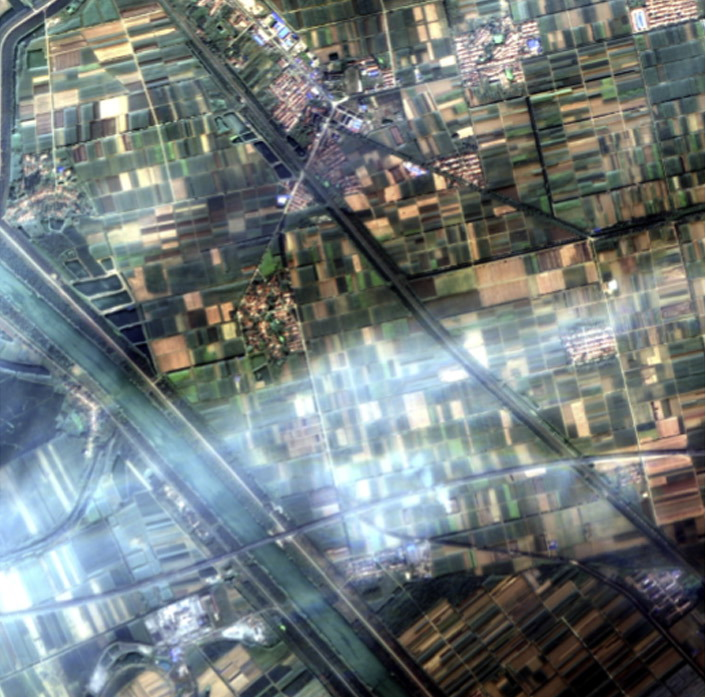
%> input picture data1/1.jpg, 706 x 697 px
$ octave --eval "result = homofilter(imread('data1/1.jpg'));"   (GNU Octave 9; MATLAB toolbox functions it lacks are replaced by stand-ins)
%> lines starting %> are read from the running program, lines starting %| are printed output that depends on the picture
function Ihmf_2=homofilter(I)
I = im2double(I);
I = log(1 + I);
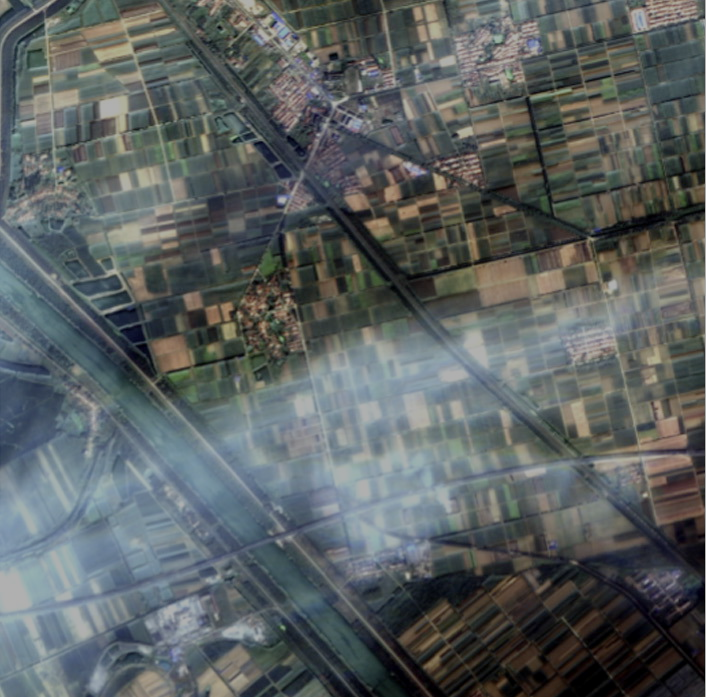
%> I: size 697x706x3 double; mean R, G, B 0.357, 0.38, 0.381
M = 2*size(I,1) + 1;
%> M = 1395
N = 2*size(I,2) + 1;
%> N = 1413

sigma = 10;

[X, Y] = meshgrid(1:N,1:M);
centerX = ceil(N/2);
%> centerX = 707
centerY = ceil(M/2);
%> centerY = 698
gaussianNumerator = (X - centerX).^2 + (Y - centerY).^2;
H = exp(-gaussianNumerator./(2*sigma.^2));
H = 1 - H;
H = fftshift(H);

If = fft2(I, M, N);
Iout = real(ifft2(H.*If));
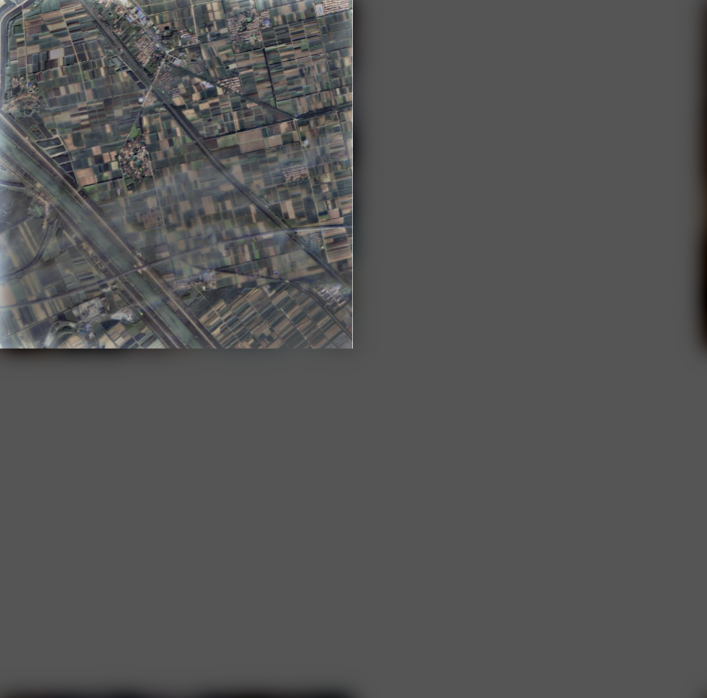
%> Iout: size 1395x1413x3 double (shown at 1/2 size); mean R, G, B 0.000887, 0.000943, 0.000945; drawn with min black and max white
Iout = Iout(1:size(I,1),1:size(I,2));
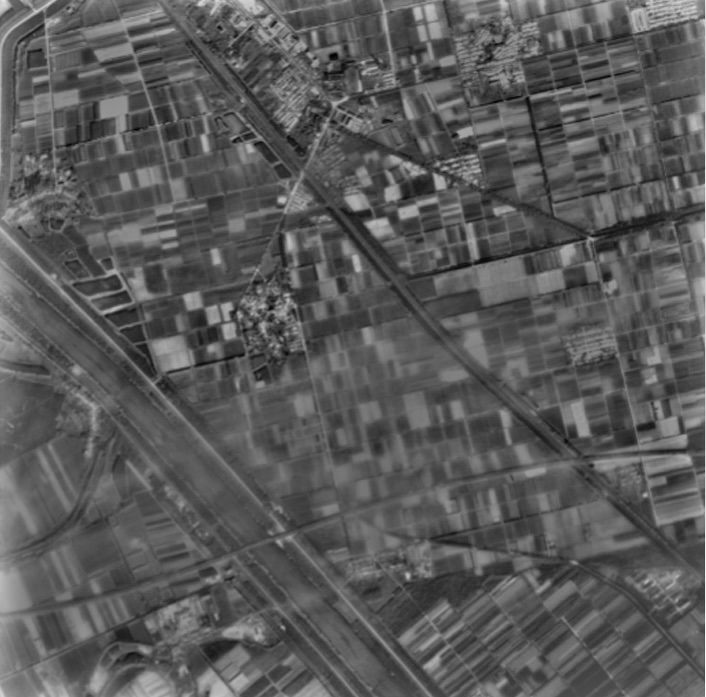
%> Iout: size 697x706 double; min -0.332, max 0.66, mean 0.0198; drawn with min black and max white
Ihmf_2 = exp(Iout) - 1;
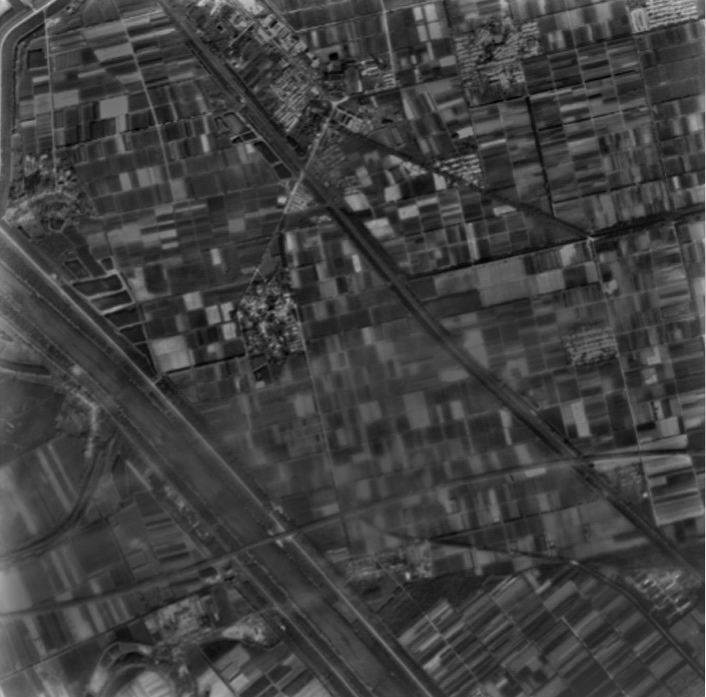
%> Ihmf_2: size 697x706 double; min -0.282, max 0.935, mean 0.0257; drawn with min black and max white

% [9 lines of commented-out code are left out]

$ run again, on data1/10.jpg
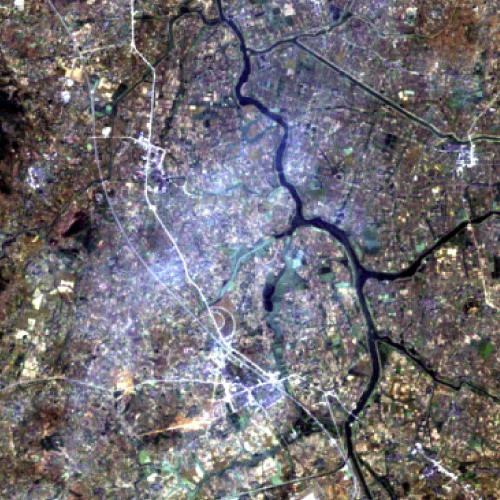
%> input picture data1/10.jpg, 500 x 500 px
%> in homofilter, `Iout = Iout(1:size(I,1),1:size(I,2));`:
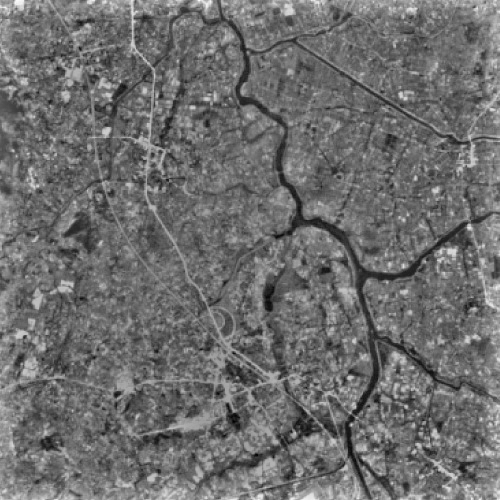
%> Iout: size 500x500 double; min -0.376, max 0.541, mean 0.0201; drawn with min black and max white
%> in homofilter, `Ihmf_2 = exp(Iout) - 1;`:
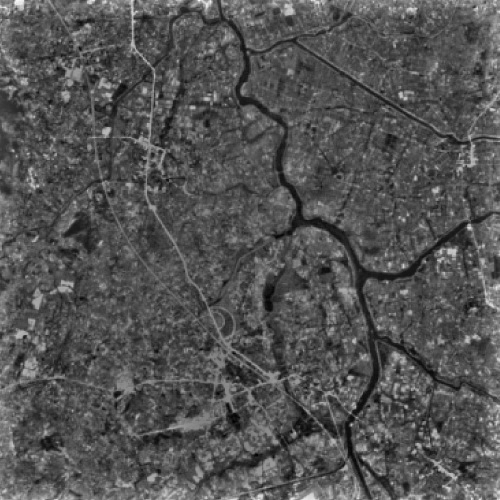
%> Ihmf_2: size 500x500 double; min -0.313, max 0.718, mean 0.0262; drawn with min black and max white

$ run again, on data1/11.jpg
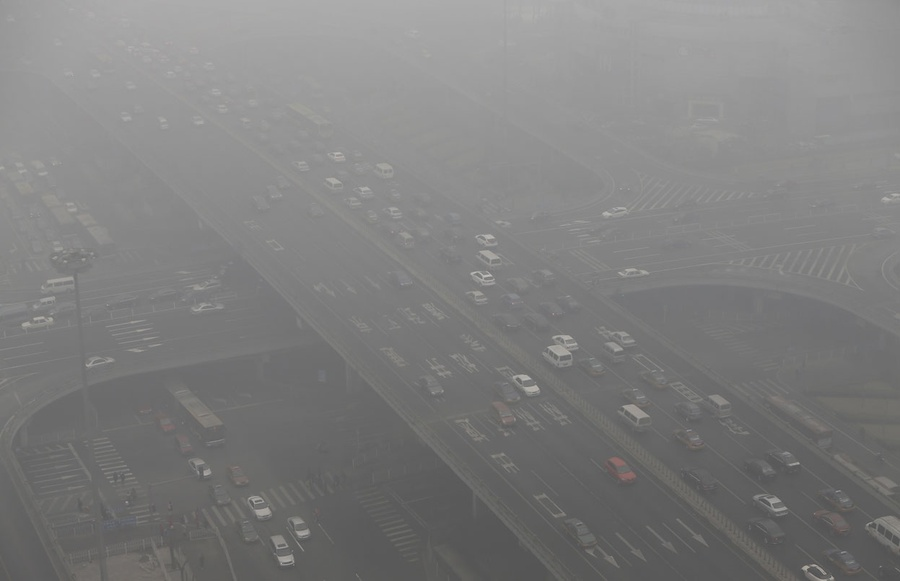
%> input picture data1/11.jpg, 900 x 581 px
%> in homofilter, `I = log(1 + I);`:
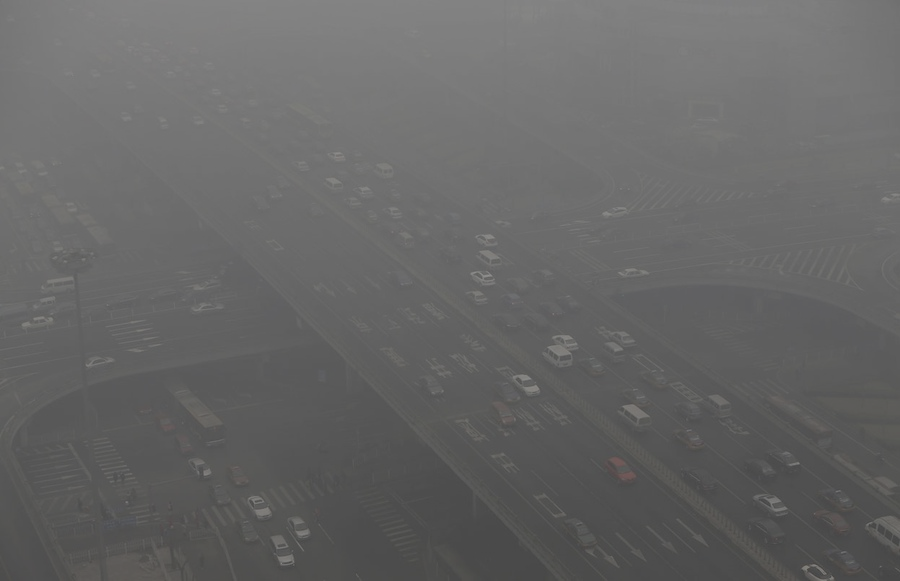
%> I: size 581x900x3 double; mean R, G, B 0.402, 0.402, 0.401
%> in homofilter, `Iout = Iout(1:size(I,1),1:size(I,2));`:
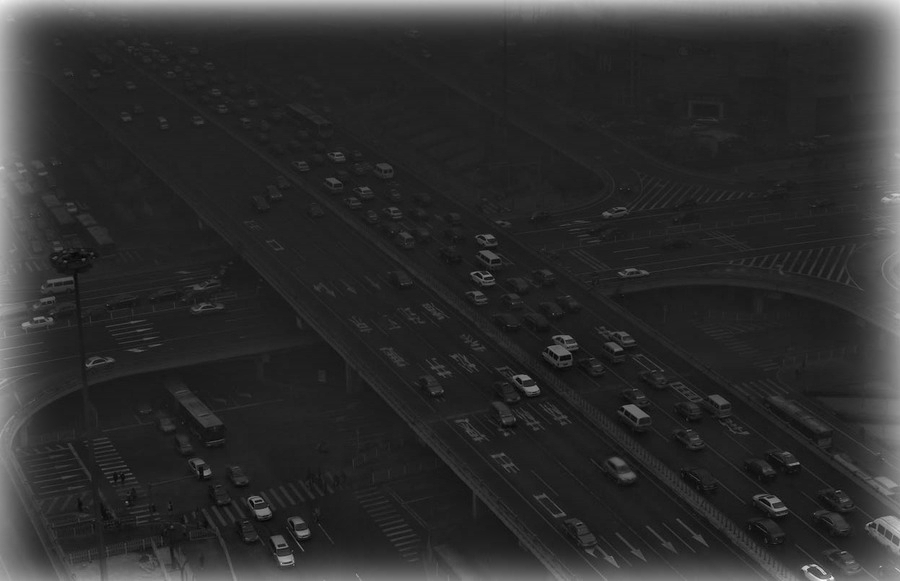
%> Iout: size 581x900 double; min -0.0515, max 0.364, mean 0.024; drawn with min black and max white

$ run again, on data1/12.jpg
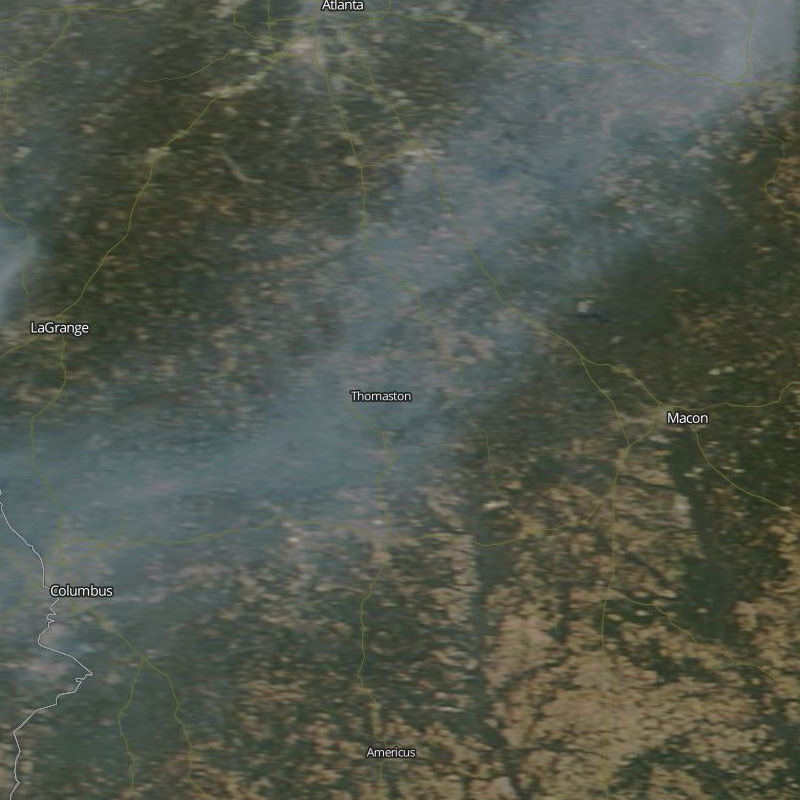
%> input picture data1/12.jpg, 800 x 800 px
%> in homofilter, `Iout = Iout(1:size(I,1),1:size(I,2));`:
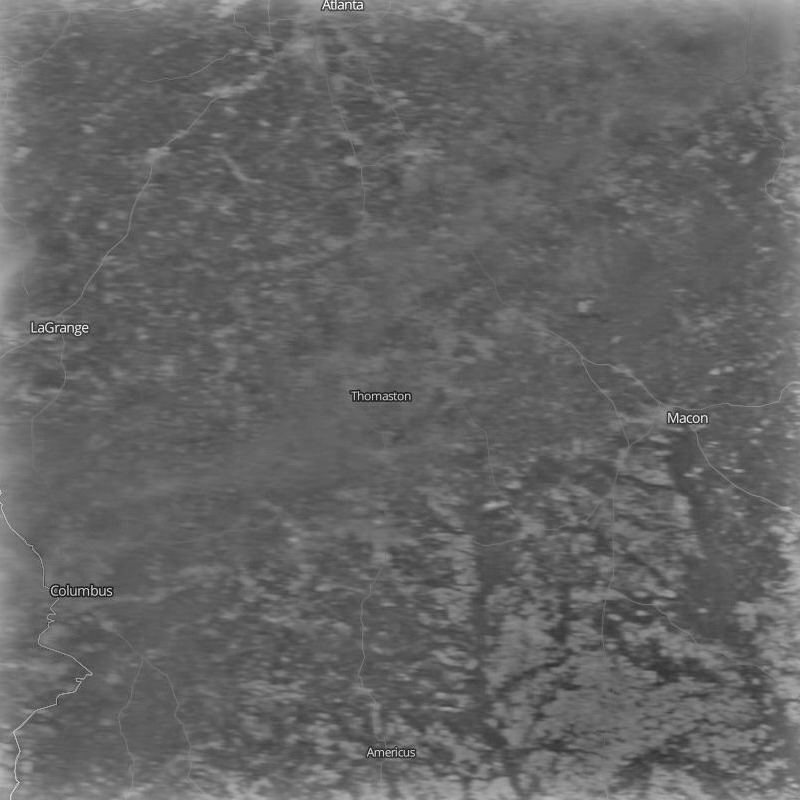
%> Iout: size 800x800 double; min -0.318, max 0.522, mean 0.017; drawn with min black and max white
%> in homofilter, `Ihmf_2 = exp(Iout) - 1;`:
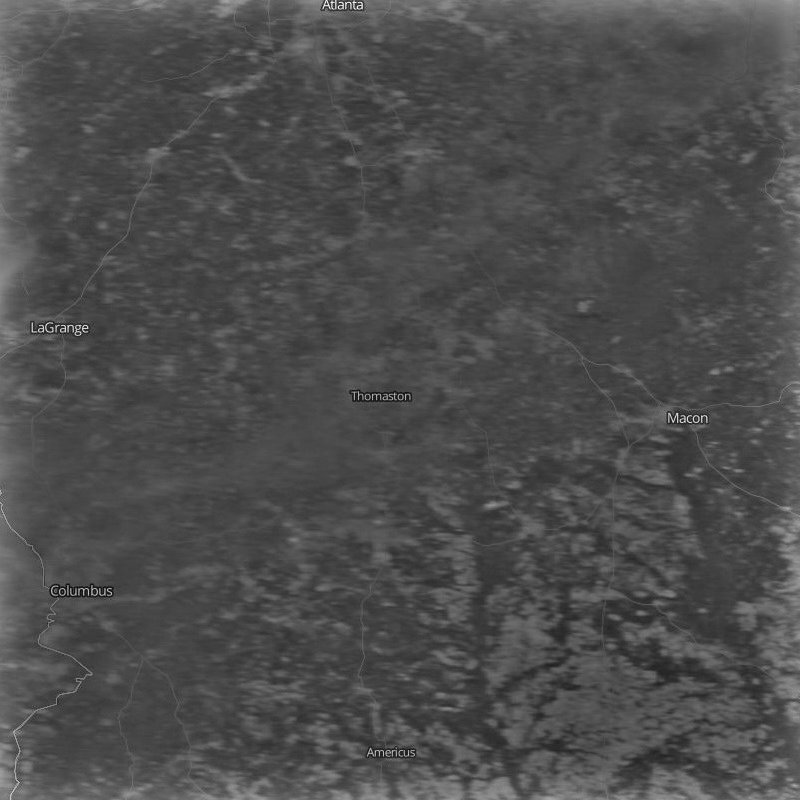
%> Ihmf_2: size 800x800 double; min -0.272, max 0.685, mean 0.0185; drawn with min black and max white
